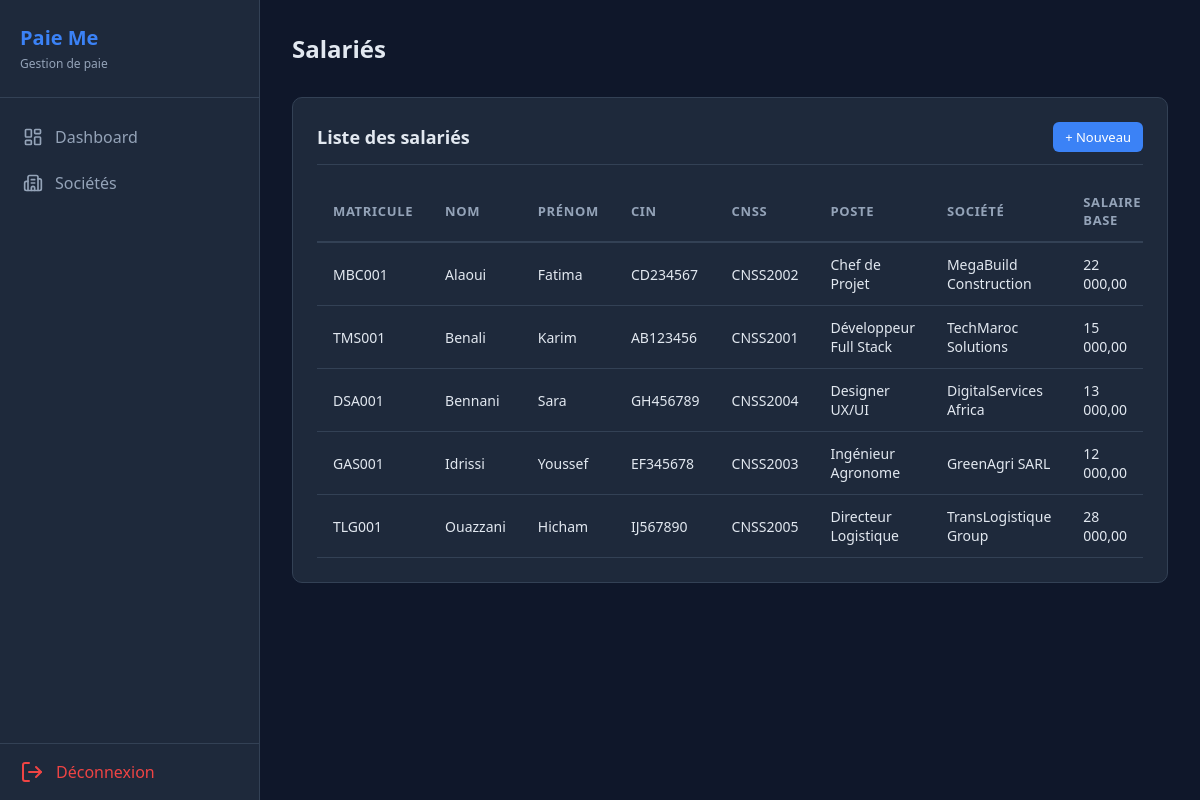
The app's page /salaries (signed in) with its own data.
### tables this page shows
CREATE TABLE IF NOT EXISTS salaries (
    id                  INT UNSIGNED AUTO_INCREMENT PRIMARY KEY,
    societe_id          INT UNSIGNED        NOT NULL,
    matricule           VARCHAR(20)         NOT NULL,
    nom_famille         VARCHAR(100)        NOT NULL,
    prenom              VARCHAR(100)        NOT NULL,
    adresse             TEXT,
    date_naissance      DATE,
    date_embauche       DATE,
    cin                 VARCHAR(20),
    cnss                VARCHAR(20),
    situation_familiale ENUM('celibataire', 'marie', 'divorce', 'veuf') NOT NULL DEFAULT 'celibataire',
    nb_enfants          TINYINT UNSIGNED    NOT NULL DEFAULT 0,
    poste               VARCHAR(150),
    type_contrat        ENUM('CDI', 'CDD', 'stage', 'interim') NOT NULL DEFAULT 'CDI',
    salaire_base        DECIMAL(10,2)       NOT NULL DEFAULT 0.00,
    type_salaire        ENUM('mensuel', 'horaire', 'journalier') NOT NULL DEFAULT 'mensuel',
    frequence_paiement  ENUM('mensuel', 'quinzaine', 'hebdomadaire') NOT NULL DEFAULT 'mensuel',
    mode_paiement       ENUM('virement', 'cheque', 'especes') NOT NULL DEFAULT 'virement',
    rib                 VARCHAR(40),
    indemnite_transport DECIMAL(10,2)       NOT NULL DEFAULT 500.00,
    indemnite_panier    DECIMAL(10,2)       NOT NULL DEFAULT 780.00,
    indemnite_representation DECIMAL(10,2)  NOT NULL DEFAULT 0.00,
    avantage_logement   DECIMAL(10,2)       NOT NULL DEFAULT 0.00,
    actif               TINYINT(1)          NOT NULL DEFAULT 1,
    created_at          DATETIME            NOT NULL DEFAULT CURRENT_TIMESTAMP,
    updated_at          DATETIME            NOT NULL DEFAULT CURRENT_TIMESTAMP ON UPDATE CURRENT_TIMESTAMP,
    FOREIGN KEY (societe_id) REFERENCES societes(id) ON DELETE CASCADE
);

CREATE TABLE IF NOT EXISTS societes (
    id                  INT UNSIGNED AUTO_INCREMENT PRIMARY KEY,
    user_id             INT UNSIGNED        NOT NULL,
    raison_sociale      VARCHAR(200)        NOT NULL,
    forme_juridique     VARCHAR(20)         NOT NULL,
    ice                 VARCHAR(20)         NOT NULL,
    if_fiscal           VARCHAR(20)         NOT NULL,
    rc                  VARCHAR(20)         NOT NULL,
    tp                  VARCHAR(20)         NOT NULL,
    cnss                VARCHAR(20)         NOT NULL,
    adresse             TEXT,
    ville               VARCHAR(100),
    telephone           VARCHAR(20),
    email               VARCHAR(180),
    site_web            VARCHAR(255),
    banque              VARCHAR(100),
    agence              VARCHAR(100),
    rib                 VARCHAR(40),
    logo                VARCHAR(255),
    damancom_login      VARCHAR(100),
    damancom_password   VARCHAR(255),
    simpl_login         VARCHAR(100),
    simpl_password      VARCHAR(255),
    cimr_login          VARCHAR(100),
    cimr_password       VARCHAR(255),
    actif               TINYINT(1)          NOT NULL DEFAULT 1,
    created_at          DATETIME            NOT NULL DEFAULT CURRENT_TIMESTAMP,
    updated_at          DATETIME            NOT NULL DEFAULT CURRENT_TIMESTAMP ON UPDATE CURRENT_TIMESTAMP,
    FOREIGN KEY (user_id) REFERENCES users(id) ON DELETE CASCADE
);

### controllers/SalarieController.php (called while the page is built, shortened)
<?php
class SalarieController extends Controller
{
    private PDO $db;
    public function __construct()
    {
        $this->db = Model::db();
    }
    public function index(): void
    {
        $userId = Session::get('user_id');
        $salaries = $this->db->query("
            SELECT s.*, so.raison_sociale
            FROM salaries s
            JOIN societes so ON s.societe_id = so.id
            WHERE so.user_id = $userId
            ORDER BY s.nom_famille, s.prenom
        ")->fetchAll();
        $this->render('salaries/index.php', [
            'title'    => 'Salariés',
            'salaries' => $salaries,
        ]);
    }
    protected function render(string $view, array $data = []): void
    {
        extract($data);
        require __DIR__ . '/../views/' . $view;
        require __DIR__ . '/../views/layout.php';
    }
}

### index.php (called while the page is built, shortened)
<?php
spl_autoload_register(function (string $class) {
    $prefixes = [
        'Core\\'        => __DIR__ . '/Core/',
        'Controllers\\' => __DIR__ . '/controllers/',
    ];
    foreach ($prefixes as $prefix => $baseDir) {
        $len = strlen($prefix);
        if (strncmp($prefix, $class, $len) === 0) {
            $relative = substr($class, $len);
            $file = $baseDir . str_replace('\\', '/', $relative) . '.php';
            if (file_exists($file)) {
                return;
            }
        }
    }
});
$method = $_SERVER['REQUEST_METHOD'];
$uri    = $_SERVER['REQUEST_URI'];
Router::dispatch($method, $uri);

### config/database.php (called while the page is built)
<?php
return [
    'host'     => '127.0.0.1',
    'port'     => 3306,
    'dbname'   => 'paie_me',
    'username' => 'root',
    'password' => '',
    'charset'  => 'utf8mb4',
];

### Core/Model.php (called while the page is built, shortened)
<?php
abstract class Model
{
    protected static PDO|null $db = null;
    public static function db(): PDO
    {
        if (self::$db === null) {
            $config = require __DIR__ . '/../config/database.php';
            $dsn = "mysql:host={$config['host']};port={$config['port']};dbname={$config['dbname']};charset={$config['charset']}";
            self::$db = new PDO($dsn, $config['username'], $config['password'], [
                PDO::ATTR_ERRMODE            => PDO::ERRMODE_EXCEPTION,
                PDO::ATTR_DEFAULT_FETCH_MODE => PDO::FETCH_ASSOC,
                PDO::ATTR_EMULATE_PREPARES   => false,
            ]);
        }
        return self::$db;
    }
}

### Core/Session.php (called while the page is built, shortened)
<?php
class Session
{
    public static function get(string $key, mixed $default = null): mixed
    {
        return $_SESSION[$key] ?? $default;
    }
}

### views/salaries/index.php (the view, shortened to what this page needs)
<div class="card">
    <div class="card-header">
        <h3>Liste des salariés</h3>
        <a href="/paie-me/salaries/create" class="btn btn-primary btn-sm">+ Nouveau</a>
    </div>
    <?php if (empty($salaries)): ?>
        <div class="empty-state">
            <p>Aucun salarié enregistré.</p>
            <a href="/paie-me/salaries/create" class="btn btn-primary">Ajouter un salarié</a>
        </div>
    <?php else: ?>
        <div class="table-wrapper">
            <table>
                <thead>
                    <tr>
                        <th>Matricule</th>
                        <th>Nom</th>
                        <th>Prénom</th>
                        <th>CIN</th>
                        <th>CNSS</th>
                        <th>Poste</th>
                        <th>Société</th>
                        <th>Salaire base</th>
                    </tr>
                </thead>
                <tbody>
                    <?php foreach ($salaries as $s): ?>
                    <tr>
                        <td><?= htmlspecialchars($s['matricule']) ?></td>
                        <td><?= htmlspecialchars($s['nom_famille']) ?></td>
                        <td><?= htmlspecialchars($s['prenom']) ?></td>
                        <td><?= htmlspecialchars($s['cin']) ?></td>
                        <td><?= htmlspecialchars($s['cnss']) ?></td>
                        <td><?= htmlspecialchars($s['poste']) ?></td>
                        <td><?= htmlspecialchars($s['raison_sociale']) ?></td>
                        <td><?= number_format($s['salaire_base'], 2, ',', ' ') ?></td>
                    </tr>
                    <?php endforeach; ?>
                </tbody>
            </table>
        </div>
    <?php endif; ?>
</div>

### Core/Router.php (shortened to what this page needs)
<?php
class Router
{
    private static array $routes = [];
    public static function get(string $uri, array $action): void
    {
        self::$routes['GET'][] = ['uri' => $uri, 'action' => $action];
    }
    public static function post(string $uri, array $action): void
    {
        self::$routes['POST'][] = ['uri' => $uri, 'action' => $action];
    }
    public static function dispatch(string $method, string $uri): void
    {
        $uri = parse_url($uri, PHP_URL_PATH);
        $uri = preg_replace('#^/paie-me#', '', $uri);
        $uri = trim($uri, '/');
        foreach (self::$routes[$method] ?? [] as $route) {
            $pattern = preg_replace('/\{(\w+)\}/', '(?P<$1>[^/]+)', $route['uri']);
            $pattern = '#^' . trim($pattern, '/') . '$#';
            if (preg_match($pattern, $uri, $matches)) {
                [$controller, $methodName] = $route['action'];
                $params = array_filter($matches, 'is_string', ARRAY_FILTER_USE_KEY);
                $instance = new $controller();
                call_user_func_array([$instance, $methodName], $params);
                return;
            }
        }
    }
}

### assets/css/style.css (style rules this page uses)
:root { --bg-primary: #0f172a; --bg-surface: #1e293b; --bg-hover: #334155; --accent: #3b82f6; --accent-hover: #2563eb; --text: #e2e8f0; --text-muted:#94a3b8; --border: #334155; --danger: #ef4444; --success: #22c55e; --warning: #f59e0b; }
* { margin: 0; padding: 0; box-sizing: border-box; }
body { font-family: 'Segoe UI', Tahoma, Geneva, Verdana, sans-serif; background: var(--bg-primary); color: var(--text); min-height: 100vh; }
a { color: var(--accent); text-decoration: none; }
.btn { display: inline-flex; align-items: center; gap: 0.5rem; padding: 0.5rem 1rem; border: none; border-radius: 6px; font-size: 0.875rem; font-weight: 500; cursor: pointer; transition: all 0.2s; text-decoration: none; }
.btn-primary { background: var(--accent); color: #fff; }
.btn-sm { padding: 0.375rem 0.75rem; font-size: 0.8125rem; }
.card { background: var(--bg-surface); border: 1px solid var(--border); border-radius: 10px; padding: 1.5rem; margin-bottom: 1.5rem; }
.card-header { display: flex; justify-content: space-between; align-items: center; margin-bottom: 1rem; padding-bottom: 0.75rem; border-bottom: 1px solid var(--border); }
.card-header h3 { font-size: 1.125rem; font-weight: 600; }
.table-wrapper { overflow-x: auto; }
table { width: 100%; border-collapse: collapse; }
thead th { text-align: left; padding: 0.75rem 1rem; font-size: 0.8125rem; font-weight: 600; color: var(--text-muted); text-transform: uppercase; letter-spacing: 0.05em; border-bottom: 2px solid var(--border); }
tbody td { padding: 0.75rem 1rem; border-bottom: 1px solid var(--border); font-size: 0.875rem; }

### records on screen
salaries: matricule "MBC001", nom_famille "Alaoui", prenom "Fatima", cin "CD234567", cnss "CNSS2002", poste "Chef de Projet", societe.raison_sociale "MegaBuild Construction", salaire_base "22 000,00"
salaries: matricule "TMS001", nom_famille "Benali", prenom "Karim", cin "AB123456", cnss "CNSS2001", poste "Développeur Full Stack", societe.raison_sociale "TechMaroc Solutions", salaire_base "15 000,00"
salaries: matricule "DSA001", nom_famille "Bennani", prenom "Sara", cin "GH456789", cnss "CNSS2004", poste "Designer UX/UI", societe.raison_sociale "DigitalServices Africa", salaire_base "13 000,00"
salaries: matricule "GAS001", nom_famille "Idrissi", prenom "Youssef", cin "EF345678", cnss "CNSS2003", poste "Ingénieur Agronome", societe.raison_sociale "GreenAgri SARL", salaire_base "12 000,00"
salaries: matricule "TLG001", nom_famille "Ouazzani", prenom "Hicham", cin "IJ567890", cnss "CNSS2005", poste "Directeur Logistique", societe.raison_sociale "TransLogistique Group", salaire_base "28 000,00"
